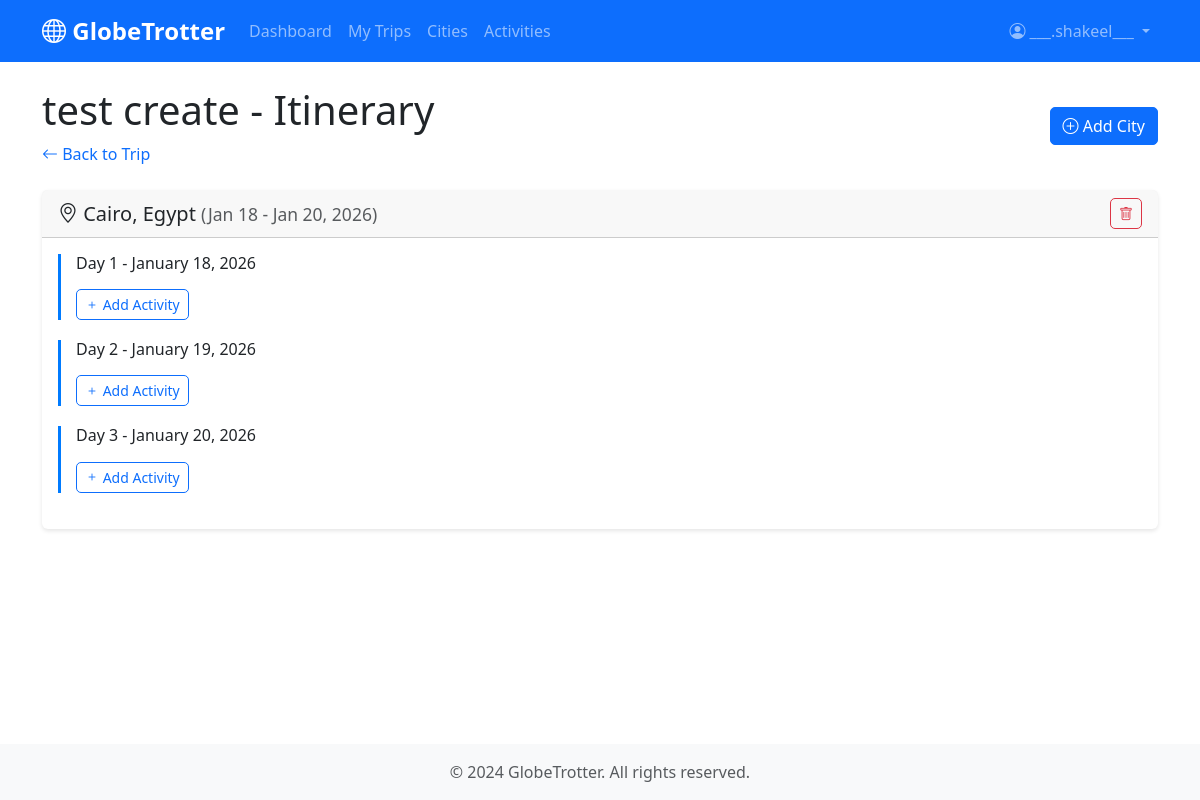
The app's page /itinerary/trip/3 (signed in) with its own data.
### app/models.py (models this page shows, shortened)
class User(UserMixin, db.Model):
    __tablename__ = 'users'
    id = db.Column(db.Integer, primary_key=True)
    email = db.Column(db.String(120), unique=True, nullable=False, index=True)
    username = db.Column(db.String(80), unique=True, nullable=False)
    password_hash = db.Column(db.String(255), nullable=False)
    full_name = db.Column(db.String(100))
    avatar_url = db.Column(db.String(255))
    role = db.Column(db.String(20), default='User', nullable=False)
    language_preference = db.Column(db.String(10), default='en')
    created_at = db.Column(db.DateTime, default=datetime.utcnow)
    updated_at = db.Column(db.DateTime, default=datetime.utcnow, onupdate=datetime.utcnow)
    trips = db.relationship('Trip', backref='user', lazy='dynamic', cascade='all, delete-orphan')
    saved_destinations = db.relationship('SavedDestination', backref='user', lazy='dynamic', cascade='all, delete-orphan')
    def is_admin(self):
        return self.role == 'Admin'

class Trip(db.Model):
    __tablename__ = 'trips'
    id = db.Column(db.Integer, primary_key=True)
    user_id = db.Column(db.Integer, db.ForeignKey('users.id', ondelete='CASCADE'), nullable=False)
    name = db.Column(db.String(200), nullable=False)
    description = db.Column(db.Text)
    start_date = db.Column(db.Date, nullable=False)
    end_date = db.Column(db.Date, nullable=False)
    cover_image_url = db.Column(db.String(255))
    created_at = db.Column(db.DateTime, default=datetime.utcnow)
    updated_at = db.Column(db.DateTime, default=datetime.utcnow, onupdate=datetime.utcnow)
    trip_stops = db.relationship('TripStop', backref='trip', lazy='dynamic', cascade='all, delete-orphan', order_by='TripStop.order_index')
    budget = db.relationship('Budget', backref='trip', uselist=False, cascade='all, delete-orphan')
    shared_links = db.relationship('SharedLink', backref='trip', lazy='dynamic', cascade='all, delete-orphan')

class TripStop(db.Model):
    __tablename__ = 'trip_stops'
    id = db.Column(db.Integer, primary_key=True)
    trip_id = db.Column(db.Integer, db.ForeignKey('trips.id', ondelete='CASCADE'), nullable=False)
    city_id = db.Column(db.Integer, db.ForeignKey('cities.id'), nullable=False)
    arrival_date = db.Column(db.Date, nullable=False)
    departure_date = db.Column(db.Date, nullable=False)
    order_index = db.Column(db.Integer, default=0)
    notes = db.Column(db.Text)
    itinerary_days = db.relationship('ItineraryDay', backref='trip_stop', lazy='dynamic', cascade='all, delete-orphan', order_by='ItineraryDay.day_number')

class City(db.Model):
    __tablename__ = 'cities'
    id = db.Column(db.Integer, primary_key=True)
    name = db.Column(db.String(100), nullable=False)
    country = db.Column(db.String(100), nullable=False)
    region = db.Column(db.String(100))
    cost_index = db.Column(db.Numeric(10, 2), default=1.0)
    latitude = db.Column(db.Numeric(10, 7))
    longitude = db.Column(db.Numeric(10, 7))
    description = db.Column(db.Text)
    trip_stops = db.relationship('TripStop', backref='city', lazy='dynamic')
    activities = db.relationship('Activity', backref='city', lazy='dynamic')
    saved_destinations = db.relationship('SavedDestination', backref='city', lazy='dynamic')

class ItineraryDay(db.Model):
    __tablename__ = 'itinerary_days'
    id = db.Column(db.Integer, primary_key=True)
    trip_stop_id = db.Column(db.Integer, db.ForeignKey('trip_stops.id', ondelete='CASCADE'), nullable=False)
    date = db.Column(db.Date, nullable=False)
    day_number = db.Column(db.Integer, nullable=False)
    activities = db.relationship('ItineraryActivity', backref='itinerary_day', lazy='dynamic', cascade='all, delete-orphan', order_by='ItineraryActivity.order_index')

### app/routes/itinerary.py (the view)
@bp.route('/trip/<int:trip_id>')
@login_required
def builder(trip_id):
    trip = Trip.query.get_or_404(trip_id)
    if trip.user_id != current_user.id:
        flash('You do not have permission to view this trip.', 'danger')
        return redirect(url_for('trips.list'))
    cities = City.query.order_by(City.name).all()
    activities = Activity.query.order_by(Activity.name).all()
    return render_template('itinerary/builder.html', trip=trip, cities=cities, activities=activities)

### app/__init__.py (called while the page is built)
@login_manager.user_loader
def load_user(user_id):
    return User.query.get(int(user_id))

### app/templates/itinerary/builder.html (shortened to what this page needs)
{% extends "base.html" %}
{% block content %}
<div class="d-flex justify-content-between align-items-center mb-4">
    <div>
        <h1>{{ trip.name }} - Itinerary</h1>
        <a href="{{ url_for('trips.view', id=trip.id) }}" class="text-decoration-none">
            <i class="bi bi-arrow-left"></i> Back to Trip
        </a>
    </div>
    <button type="button" class="btn btn-primary" data-bs-toggle="modal" data-bs-target="#addCityModal">
        <i class="bi bi-plus-circle"></i> Add City
    </button>
</div>
<div id="itinerary-container">
    {% if trip.trip_stops %}
        {% for stop in trip.trip_stops %}
        <div class="card mb-3" data-stop-id="{{ stop.id }}">
            <div class="card-header d-flex justify-content-between align-items-center">
                <h5 class="mb-0">
                    <i class="bi bi-geo-alt"></i> {{ stop.city.name }}, {{ stop.city.country }}
                    <small class="text-muted">({{ stop.arrival_date.strftime('%b %d') }} - {{ stop.departure_date.strftime('%b %d, %Y') }})</small>
                </h5>
                <button class="btn btn-sm btn-outline-danger" onclick="deleteStop({{ stop.id }})">
                    <i class="bi bi-trash"></i>
                </button>
            </div>
            <div class="card-body">
                {% for day in stop.itinerary_days %}
                <div class="itinerary-day">
                    <h6>Day {{ day.day_number }} - {{ day.date.strftime('%B %d, %Y') }}</h6>
                    <button class="btn btn-sm btn-outline-primary mt-2" onclick="openAddActivityModal({{ day.id }})">
                        <i class="bi bi-plus"></i> Add Activity
                    </button>
                </div>
                {% endfor %}
            </div>
        </div>
        {% endfor %}
    {% else %}
    <div class="alert alert-info">
        <p>No cities added yet. Click "Add City" to start building your itinerary!</p>
    </div>
    {% endif %}
</div>
{% endblock %}

### app/templates/base.html (shortened to what this page needs)
<!DOCTYPE html>
<html lang="en">
<head>
    <link href="https://cdn.jsdelivr.net/npm/bootstrap@5.3.0/dist/css/bootstrap.min.css" rel="stylesheet">
    <link rel="stylesheet" href="https://cdn.jsdelivr.net/npm/bootstrap-icons@1.10.0/font/bootstrap-icons.css">
    <link rel="stylesheet" href="{{ url_for('static', filename='css/style.css') }}">
</head>
<body>
    <nav class="navbar navbar-expand-lg navbar-dark bg-primary">
        <div class="container">
            <a class="navbar-brand" href="{{ url_for('dashboard.index') }}">
                <i class="bi bi-globe"></i> GlobeTrotter
            </a>
            <div class="collapse navbar-collapse" id="navbarNav">
                <ul class="navbar-nav me-auto">
                    <li class="nav-item">
                        <a class="nav-link" href="{{ url_for('dashboard.index') }}">Dashboard</a>
                    </li>
                    <li class="nav-item">
                        <a class="nav-link" href="{{ url_for('trips.list') }}">My Trips</a>
                    </li>
                    <li class="nav-item">
                        <a class="nav-link" href="{{ url_for('cities.search') }}">Cities</a>
                    </li>
                    <li class="nav-item">
                        <a class="nav-link" href="{{ url_for('activities.search') }}">Activities</a>
                    </li>
                </ul>
                <ul class="navbar-nav">
                    {% if current_user.is_authenticated %}
                    <li class="nav-item dropdown">
                        <a class="nav-link dropdown-toggle" href="#" id="navbarDropdown" role="button" data-bs-toggle="dropdown">
                            {% if current_user.avatar_url %}
                            <img src="{{ current_user.avatar_url }}" alt="Avatar" class="rounded-circle me-1" style="width: 24px; height: 24px;">
                            {% else %}
                            <i class="bi bi-person-circle"></i>
                            {% endif %}
                            {{ current_user.username }}
                        </a>
                    </li>
                    {% endif %}
                </ul>
            </div>
        </div>
    </nav>
    <main class="container my-4">
        {% block content %}{% endblock %}
    </main>
    <footer class="bg-light text-center py-3 mt-5">
        <div class="container">
            <p class="text-muted mb-0">&copy; 2024 GlobeTrotter. All rights reserved.</p>
        </div>
    </footer>
</body>
</html>

### app/static/css/style.css (style rules this page uses)
:root { --primary-color: #0d6efd; --secondary-color: #6c757d; --success-color: #198754; --danger-color: #dc3545; --warning-color: #ffc107; --info-color: #0dcaf0; }
body { font-family: 'Segoe UI', Tahoma, Geneva, Verdana, sans-serif; min-height: 100vh; display: flex; flex-direction: column; }
main { flex: 1; }
.navbar-brand { font-weight: bold; font-size: 1.5rem; }
.card { border: none; box-shadow: 0 2px 4px rgba(0,0,0,0.1); transition: box-shadow 0.3s ease; }
.btn { border-radius: 5px; transition: all 0.3s ease; }
.itinerary-day { border-left: 3px solid var(--primary-color); padding-left: 15px; margin-bottom: 20px; }
footer { margin-top: auto; }
main { animation: fadeIn 0.3s ease-in; }

### app/templates/itinerary/builder.html (style rules this page uses)
.itinerary-day { border-left: 3px solid #007bff; padding-left: 15px; margin-bottom: 20px; }

### records on screen
User: username "___.shakeel___"
Trip: name "test create"
TripStop: city.name "Cairo", city.country "Egypt", arrival_date "Jan 18", departure_date "Jan 20, 2026"
ItineraryDay: day_number "1", date "January 18, 2026"
ItineraryDay: day_number "2", date "January 19, 2026"
ItineraryDay: day_number "3", date "January 20, 2026"
